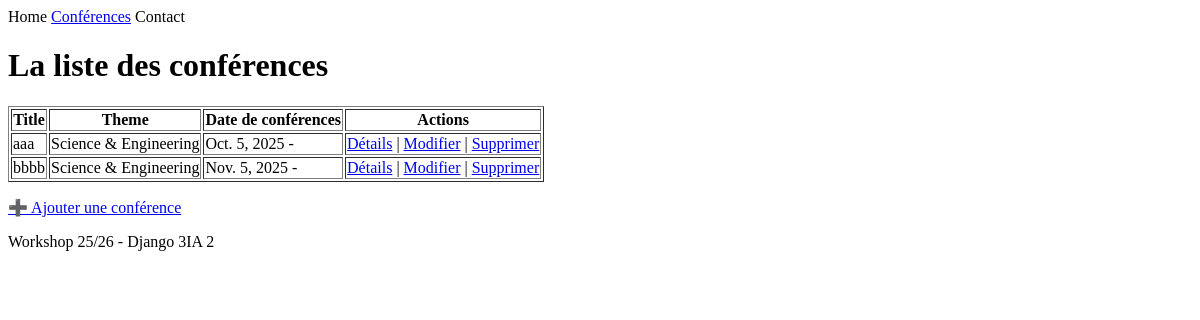
/conferences/liste/, run on an earlier commit of the app's database.
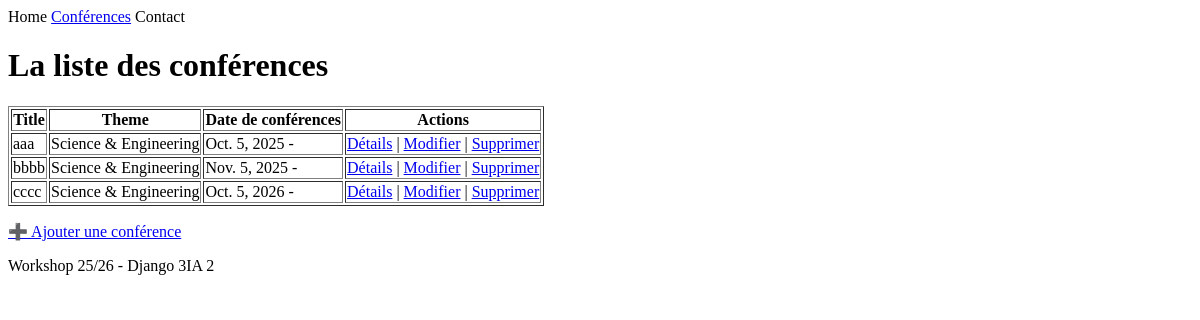
And on a later commit of the database.
### ConferenceApp/models.py (models this page shows, shortened)
class Conference(models.Model) :
    cnference_id=models.AutoField(primary_key=True)
    name=models.CharField(max_length=255)
    THEME=[
        ("IA","Computer science & Artificial Intelligence"),
        ("SE","Science & Engineering"),
        ("SC"," Social Sciences & Education"),
        ("IT","Interdisciplinary Themes"),
    ]
    theme=models.CharField(max_length=255,choices=THEME)
    location=models.CharField(max_length=50)
    description=models.TextField(validators=[MinLengthValidator(30,"description trop court !")])
    start_date=models.DateField()
    end_date=models.DateField()
    created_at=models.DateTimeField(auto_now_add=True)
    update_at=models.DateTimeField(auto_now=True)

### ConferenceApp/views.py (the view)
# urls.py: path("liste/",ConferenceList.as_view() , name="liste_conferences"),
class ConferenceList(ListView):
    model=Conference
    context_object_name="liste"
    template_name="conferences/liste.html"

### GestionConference/Templates/conferences/liste.html
{% extends 'base.html' %}
{% block content %}
<h1>La liste des conférences</h1>
<table border="1">
    <tr>
        <th>Title</th>
        <th>Theme</th>
        <th>Date de conférences</th>
        <th>Actions</th>
    </tr>
    {% for c in liste %}
    <tr>
        <td>{{ c.name }}</td>
        <td>{{ c.get_theme_display }}</td>
        <td>{{ c.start_date }} - {{ c.ens_date }}</td>
        <td>
            <a href="{% url 'conference_details' c.pk %}">Détails</a> |
            <a href="{% url 'conference_update' c.pk %}">Modifier</a> |
            <a href="{% url 'conference_delete' c.pk %}">Supprimer</a>
        </td>
    </tr>
    {% empty %}
    <tr>
        <td colspan="4">Aucune conférence disponible.</td>
    </tr>
    {% endfor %}
</table>
<p>
    <a href="{% url 'conference_create' %}">➕ Ajouter une conférence</a>
</p>
{% endblock %}

### GestionConference/Templates/base.html
<html>
<head>
</head>
<body>
    <nav>
        <a>Home</a>
        <a href="{% url 'liste_conferences' %}">Conférences</a>
        <a>Contact</a>
    </nav>
    {% block content %}
    {% endblock %}
    <footer>
        <p>Workshop 25/26 - Django 3IA 2</p>
    </footer>
</body>
</html>

What changed in the data, as far as the page shows it:
added Conference: name "cccc", theme "Science & Engineering", start_date "Oct. 5, 2026"
